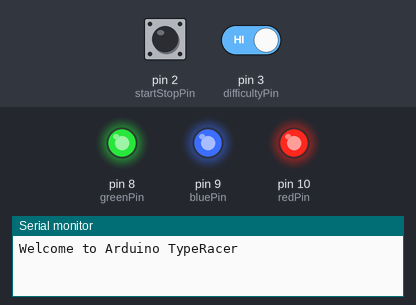
Recording of a program running on a simulated Arduino Uno, built with avr-gcc and run on an emulated ATmega328P. On the bench: output pins drawn as LEDs (lit = HIGH), the last lines printed to the serial monitor. Inputs (shaded band) come from the test bench; at power-on: pin 2 (startStopPin) HIGH, pin 3 (difficultyPin) HIGH. Random numbers use the default seed unless the program sets one.

Above: at 1.2 s.
1.3 s: pin 2 (startStopPin) pulled LOW for 0.15 s
At 2.1 s:
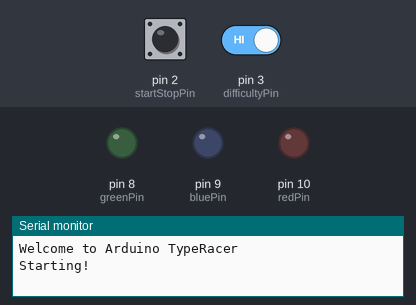
4.4 s: pin 2 (startStopPin) pulled LOW for 1 s
At 4.9 s:
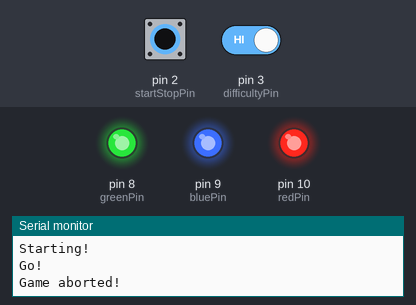
11.0 s: pin 2 (startStopPin) driven LOW and pin 3 (difficultyPin) driven LOW
At 14.6 s:
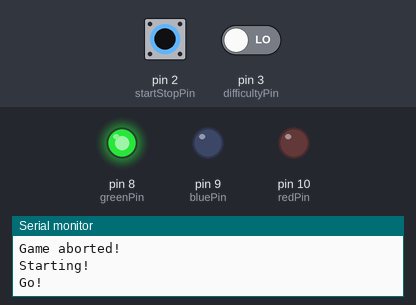
Timing chart, 0 to 46.6 s (numbered marks = the images above; inputs shaded):
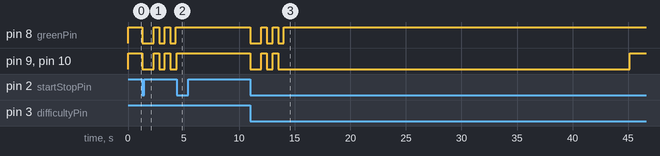

The program:

main.cpp
```cpp
#include <Arduino.h>

// function definitions

void initPins();
void initValues();
void initTimers();
void onGameFree();
void onGameRunning();
void onNewWord();
void onChangeFree();
void onChangeStarting();
void onChangeRunning();
void startStopInterrupt();
void difficultyInterrupt();
void ledOff();
void ledWhite();
void ledGreen();
void ledRed();
void onDifficultyChange();

// words
char *words[] = {
    "hello", "world", "arduino", "coding",
    "example", "function", "variable", "constant",
    "bicycle", "car", "motorcycle", "bus",
    "train", "plane", "ship", "boat",
    "muscle", "bone", "programming", "javascript",
    "python", "voltage", "operation", "temperature",
    "humidity", "shade", "dehydration", "plant"};

const int wordCount = 28;

// Pins
const int redPin = 10;
const int greenPin = 8;
const int bluePin = 9;
const int startStopPin = 2;
const int difficultyPin = 3;

// compare values
// pentru numararea din secunda in secunda
const int baseCompareMatch = 62500;
const int baudRate = 9600;

// Magic Numbers
const unsigned int debounceDelay = 500;
const unsigned int startingBlinkDuration = 500;
const unsigned int startingDuration = 3000;

const unsigned int gameTimer = 30;
const unsigned int easyTimer = 10;
const unsigned int mediumTimer = 5;
const unsigned int hardTimer = 2;

// Timer / Debouncing values
unsigned long lastStartStopInterruptTime = 0;
unsigned long lastDifficultyInterruptTime = 0;

volatile int wordAppearanceTimer = easyTimer;
volatile unsigned int gameRunningTimer = gameTimer;

// Button states
char startStopButtonPressed = false;
char difficultyButtonPressed = false;

// Interrupt states
char showNewWord = false;
char endGame = false;

// Strings
String chosenWord;
String guessedWord = "";
String inputBuffer = "";

// timers
unsigned long timer1 = 0;
unsigned long timeAtStartOfTimer1 = 0;

// Blink helpers
unsigned int blinkHelper1 = 0;

unsigned int guessedWordCount = 0;

enum state
{
  idle,
  starting,
  running
};

enum difficulty
{
  easy,
  medium,
  hard
};

state gameState;
difficulty gameDifficulty;

// Functii de initializare

void initPins()
{
  pinMode(redPin, OUTPUT);
  pinMode(greenPin, OUTPUT);
  pinMode(bluePin, OUTPUT);

  pinMode(startStopPin, INPUT_PULLUP);
  pinMode(difficultyPin, INPUT_PULLUP);

  // Attach Interrupts to the 2 hardware interrupts
  attachInterrupt(digitalPinToInterrupt(startStopPin), startStopInterrupt, FALLING);
  attachInterrupt(digitalPinToInterrupt(difficultyPin), difficultyInterrupt, FALLING);

  Serial.begin(baudRate);
}

void initValues()
{
  // setam valori initiale
  onChangeFree();

  randomSeed(analogRead(0));
  Serial.println("Welcome to Arduino TypeRacer");
}

void initTimers()
{
  // pregatim interrupt-ul timer
  noInterrupts();

  // Initialize Timer1
  TCCR1A = 0;
  TCCR1B = 0;

  TCNT1 = baseCompareMatch;

  // Set prescaler to 256
  TCCR1B |= (1 << CS12);

  // Enable timer interrupt for compare mode
  TIMSK1 |= (1 << OCIE1A);

  // Enable all interrupts
  interrupts();
}

// Functi running

// Game is in the free state, taking Difficulty Change input
// and waiting for a start button press
void onGameFree()
{
  if (startStopButtonPressed)
  {
    onChangeStarting();
    Serial.println("\nStarting!");
    startStopButtonPressed = false;
  }

  if (difficultyButtonPressed)
  {
    onDifficultyChange();
    difficultyButtonPressed = false;
  }
}

// Game is starting, only allow stopping
void onGameStarting()
{
  // reset
  if (startStopButtonPressed)
  {
    Serial.println("\nGame aborted!");
    onChangeFree();
    startStopButtonPressed = false;
  }

  timer1 = millis() - timeAtStartOfTimer1;

  if (timer1 > startingBlinkDuration * blinkHelper1)
  {
    if (blinkHelper1 % 2 == 0)
    {
      ledWhite();
    }
    else
    {
      ledOff();
    }

    blinkHelper1 += 1;
  }

  if (timer1 > startingDuration)
  {

    Serial.println("\nGo!");
    onChangeRunning();
  }
}

void onGameRunning()
{
  // reset
  if (startStopButtonPressed)
  {
    Serial.println("\nGame aborted!");
    onChangeFree();
    startStopButtonPressed = false;
  }

  // Whenever we get a new word, show it
  if (showNewWord == true)
  {
    onNewWord();
    showNewWord = false;
  }

  // game ends when the timer runs out
  if (endGame == true)
  {
    Serial.println("Game over!");
    Serial.print("You have guessed ");
    Serial.print(guessedWordCount);
    Serial.println(" words correctly");
    onChangeFree();

    endGame = false;
  }

  // Check if there's any input
  if (inputBuffer.length() > 0)
  {
    char inputChar = inputBuffer.charAt(0); // Get the first character
    inputBuffer.remove(0, 1);               // Remove the first character from buffer

    // Check if it's a backspace
    if (inputChar == '\b' && guessedWord.length() > 0)
    {
      guessedWord.remove(guessedWord.length() - 1); // Remove last character from guessedWord

      if (chosenWord.startsWith(guessedWord))
      {
        ledGreen();
      }
      else
      {
        ledRed();
      }
    }
    // Check if it's an alphabetic character
    else if (isAlpha(inputChar))
    {
      inputChar = tolower(inputChar); // Convert to lowercase
      guessedWord += inputChar;

      if (guessedWord == chosenWord)
      {

        guessedWordCount += 1;
        Serial.println("\nCorrect!");
        showNewWord = true;
      }

      // Check if guessedWord is a prefix of chosenWord
      if (chosenWord.startsWith(guessedWord))
      {
        ledGreen();
      }
      else
      {
        ledRed();
      }
    }
  }
}

// Main functions
void setup()
{
  initPins();
  initValues();
  initTimers();
}

void loop()
{
  if (gameState == idle)
  {
    onGameFree();
  }
  else if (gameState == starting)
  {
    onGameStarting();
  }
  else if (gameState == running)
  {
    onGameRunning();
  }
}

// Interrupts and Events
ISR(TIMER1_COMPA_vect)
{

  if (gameState != running)
    return;

  wordAppearanceTimer -= 1;
  gameRunningTimer -= 1;

  if (wordAppearanceTimer <= 0)
  {
    showNewWord = true;
  }

  if (gameRunningTimer <= 0)
  {
    endGame = true;
  }
}

void serialEvent()
{
  while (Serial.available())
  {
    inputBuffer += (char)Serial.read(); // Add character to buffer
  }
}

void startStopInterrupt()
{
  unsigned long currentTime = millis();
  if (currentTime - lastStartStopInterruptTime > debounceDelay)
  {
    startStopButtonPressed = true;
    lastStartStopInterruptTime = currentTime;
  }
}

void difficultyInterrupt()
{
  // Dificultatea poate fi schimbata doar in idle
  if (gameState != idle)
    return;

  unsigned long currentTime = millis();
  if (currentTime - lastDifficultyInterruptTime > debounceDelay)
  {
    difficultyButtonPressed = true;
    lastDifficultyInterruptTime = currentTime;
  }
}

void onDifficultyChange()
{
  // Dificultatea poate fi modificata doar daca suntem in idle
  if (gameState != idle)
    return;

  if (gameDifficulty == easy)
  {
    gameDifficulty = medium;
    Serial.println("Medium mode on!");
  }
  else if (gameDifficulty == medium)
  {
    gameDifficulty = hard;
    Serial.println("Hard mode on!");
  }
  else
  {
    gameDifficulty = easy;
    Serial.println("Easy mode on!");
  }
}

void onNewWord()
{

  if (gameDifficulty == easy)
  {
    wordAppearanceTimer = easyTimer;
  }
  else if (gameDifficulty == medium)
  {
    wordAppearanceTimer = mediumTimer;
  }
  else if (gameDifficulty == hard)
  {
    wordAppearanceTimer = hardTimer;
  }

  int wordIndex = random(wordCount);
  chosenWord = String(words[wordIndex]);
  guessedWord = "";
  inputBuffer = "";
  ledGreen();

  Serial.println("\nNew word:");
  Serial.println(chosenWord);
}

// Jumping from one state to the other

void onChangeFree()
{

  ledWhite();

  gameState = idle;
  gameDifficulty = easy;
}

void onChangeStarting()
{
  ledOff();

  // Folosite pentru a masura 3 secunde
  timeAtStartOfTimer1 = millis();
  timer1 = 0;
  blinkHelper1 = 1;

  gameState = starting;
}

void onChangeRunning()
{
  ledGreen();

  gameRunningTimer = gameTimer;
  wordAppearanceTimer = 0;
  guessedWordCount = 0;

  gameState = running;
}

// Helper functions

void ledWhite()
{
  digitalWrite(redPin, HIGH);
  digitalWrite(greenPin, HIGH);
  digitalWrite(bluePin, HIGH);
}

void ledOff()
{
  digitalWrite(redPin, LOW);
  digitalWrite(greenPin, LOW);
  digitalWrite(bluePin, LOW);
}

void ledGreen()
{
  digitalWrite(redPin, LOW);
  digitalWrite(greenPin, HIGH);
  digitalWrite(bluePin, LOW);
}

void ledRed()
{
  digitalWrite(redPin, HIGH);
  digitalWrite(greenPin, LOW);
  digitalWrite(bluePin, LOW);
}
```

Measured:
- after the input at 1.3 s, pin 8 (greenPin): HIGH → LOW at once, then repeats every 1.0 s: HIGH 0.50 s, LOW 0.50 s; pin 9 (bluePin), pin 10 (redPin): goes LOW 1.0 s, HIGH 0.50 s, LOW 0.50 s, HIGH 0.50 s, then LOW, starting at once
- after the input at 4.4 s, pin 9 (bluePin), pin 10 (redPin): LOW → HIGH at once
- after the input at 11.0 s, pin 8 (greenPin): HIGH → LOW at once, then repeats every 1.0 s: HIGH 0.50 s, LOW 0.50 s, until it stays HIGH from 14.0 s; pin 9 (bluePin), pin 10 (redPin): goes LOW 1.0 s, HIGH 0.50 s, LOW 0.50 s, HIGH 0.50 s, LOW 31.6 s, then HIGH, starting at once
